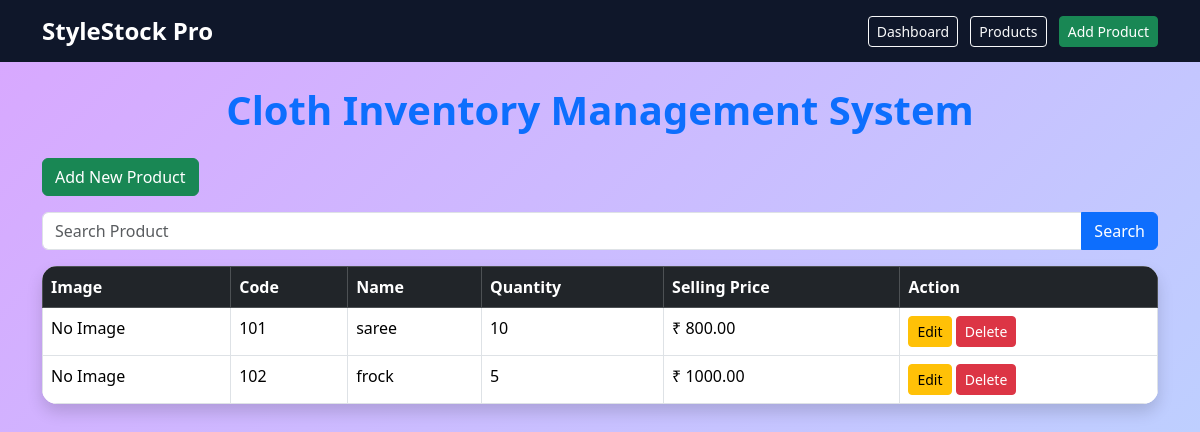
Before: /products/ with the older database file.
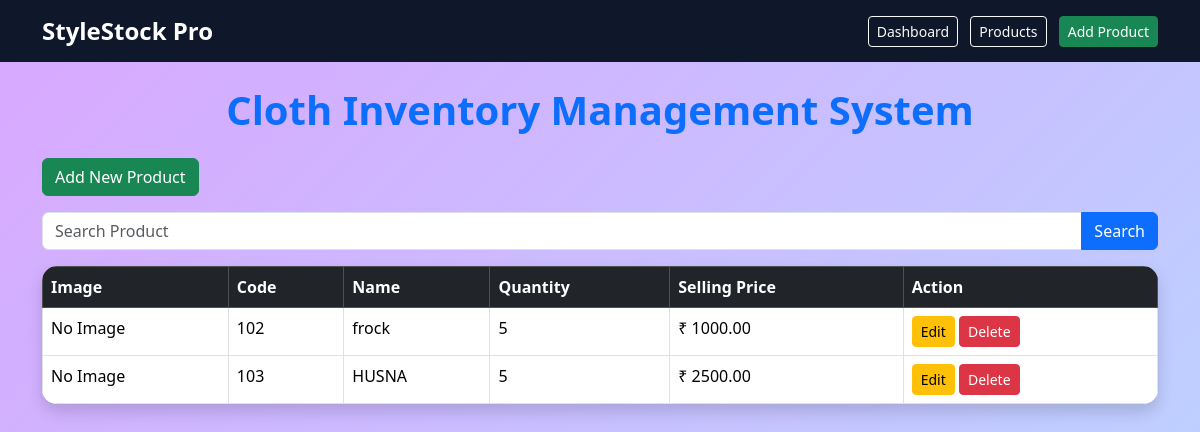
After: the same page with the newer database file.
### products/models.py (models this page shows, shortened)
class Product(models.Model):
    product_code = models.CharField(max_length=20, unique=True)
    name = models.CharField(max_length=200)
    category = models.ForeignKey(Category, on_delete=models.CASCADE)
    brand = models.ForeignKey(Brand, on_delete=models.CASCADE)
    supplier = models.ForeignKey(Supplier, on_delete=models.CASCADE)
    size = models.CharField(max_length=20)
    color = models.CharField(max_length=30)
    purchase_price = models.DecimalField(max_digits=10, decimal_places=2)
    selling_price = models.DecimalField(max_digits=10, decimal_places=2)
    quantity = models.IntegerField(default=0)
    image = models.ImageField(
        upload_to='products/',
        blank=True,
        null=True
    )

### products/views.py (the view)
# urls.py: path('products/', product_list, name='product_list'),
def product_list(request):
    query = request.GET.get('q')
    if query:
        products = Product.objects.filter(name__icontains=query)
    else:
        products = Product.objects.all()
    return render(request, 'product_list.html', {
        'products': products
    })

### templates/product_list.html (shortened to what this page needs)
{% extends 'base.html' %}
{% block content %}
<h1 class="text-center text-primary mb-4">
    Cloth Inventory Management System
</h1>
<a href="/products/add/" class="btn btn-success mb-3">
    Add New Product
</a>
<form method="GET" class="mb-3">
    <div class="input-group">
        <input
            type="text"
            name="q"
            class="form-control"
            placeholder="Search Product">
        <button class="btn btn-primary" type="submit">
            Search
        </button>
    </div>
</form>
<table class="table table-bordered table-hover shadow">
    <thead class="table-dark">
        <tr>
            <th>Image</th>
            <th>Code</th>
            <th>Name</th>
            <th>Quantity</th>
            <th>Selling Price</th>
            <th>Action</th>
        </tr>
    </thead>
    <tbody>
        {% for product in products %}
        <tr>
            <td>
                {% if product.image %}
                    <img src="{{ product.image.url }}"
                         width="80"
                         height="80"
                         class="rounded">
                {% else %}
                    No Image
                {% endif %}
            </td>
            <td>{{ product.product_code }}</td>
            <td>{{ product.name }}</td>
            <td>{{ product.quantity }}</td>
            <td>₹ {{ product.selling_price }}</td>
            <td>
                <a href="/products/edit/{{ product.id }}/"
                   class="btn btn-warning btn-sm">
                    Edit
                </a>
                <a href="/products/delete/{{ product.id }}/"
                   class="btn btn-danger btn-sm"
                   onclick="return confirm('Are you sure?')">
                    Delete
                </a>
            </td>
        </tr>
        {% endfor %}
    </tbody>
</table>
{% endblock %}

### templates/base.html (shortened to what this page needs)
{% load static %}
<!DOCTYPE html>
<html>
<head>
    <link href="https://cdn.jsdelivr.net/npm/bootstrap@5.3.3/dist/css/bootstrap.min.css" rel="stylesheet">
    <link rel="stylesheet" href="{% static 'css/style.css' %}">
</head>
<body class="bg-light">
<nav class="navbar navbar-expand-lg navbar-dark bg-dark">
    <div class="container">
        <a class="navbar-brand" href="/">
            StyleStock Pro
        </a>
        <div>
            <a href="/" class="btn btn-outline-light btn-sm me-2">
                Dashboard
            </a>
            <a href="/products/" class="btn btn-outline-light btn-sm me-2">
                Products
            </a>
            <a href="/products/add/" class="btn btn-success btn-sm">
                Add Product
            </a>
        </div>
    </div>
</nav>
<div class="container mt-4">
    {% block content %}
    {% endblock %}
</div>
</body>
</html>

### static/css/style.css (style rules this page uses)
body { background: linear-gradient(135deg, #d9a7ff, #b8d8ff); min-height: 100vh; }
.container { position: relative; z-index: 2; }
.navbar { background: #0f172a !important; }
.navbar-brand { font-weight: bold; font-size: 24px; }
.table { background: white; border-radius: 15px; overflow: hidden; }
h1 { font-weight: bold; }

Changed rows visible on the page:
removed Product: shows "No Image", product_code "101", name "saree", quantity "10", selling_price "800.00"
added Product: shows "No Image", product_code "103", name "HUSNA", quantity "5", selling_price "2500.00"
